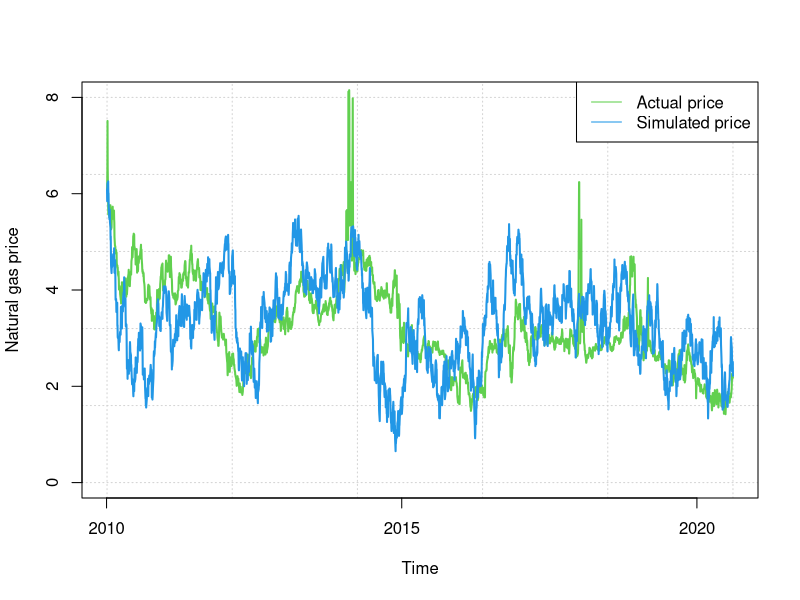

Reproduce this figure in R.
gasprice.data<- read.csv(file="./data/gaspricedata.csv", header=TRUE, sep=",")

#estimating parameters
inc<- gasprice.data$Price[-1]-head(gasprice.data$Price,-1)
fit<- glm(inc ~ head(gasprice.data$Price,-1))
theta.hat<- -fit$coefficients[2]
mu.hat<- fit$coefficients[1]/theta.hat
sigma.hat<- sigma(fit)

#specifying seed
set.seed(9467108)

#simulating OU process
OU<- c()
OU[1]<- gasprice.data$Price[1]

for (i in 2:length(gasprice.data$Date)) 
  OU[i]<- OU[i-1]+theta.hat*(mu.hat-OU[i-1])+sigma.hat*rnorm(1)

#plotting trajectories
plot(as.Date(gasprice.data$Date), gasprice.data$Price, type="l", lty=1, lwd=2, col=3, 
ylim=c(0,8), xlab="Time", ylab="Natural gas price", first.panel=grid())
lines(as.Date(gasprice.data$Date), OU, lwd=2, col=4)
legend("topright", c("Actual price", "Simulated price"), lty=1, col=3:4)

